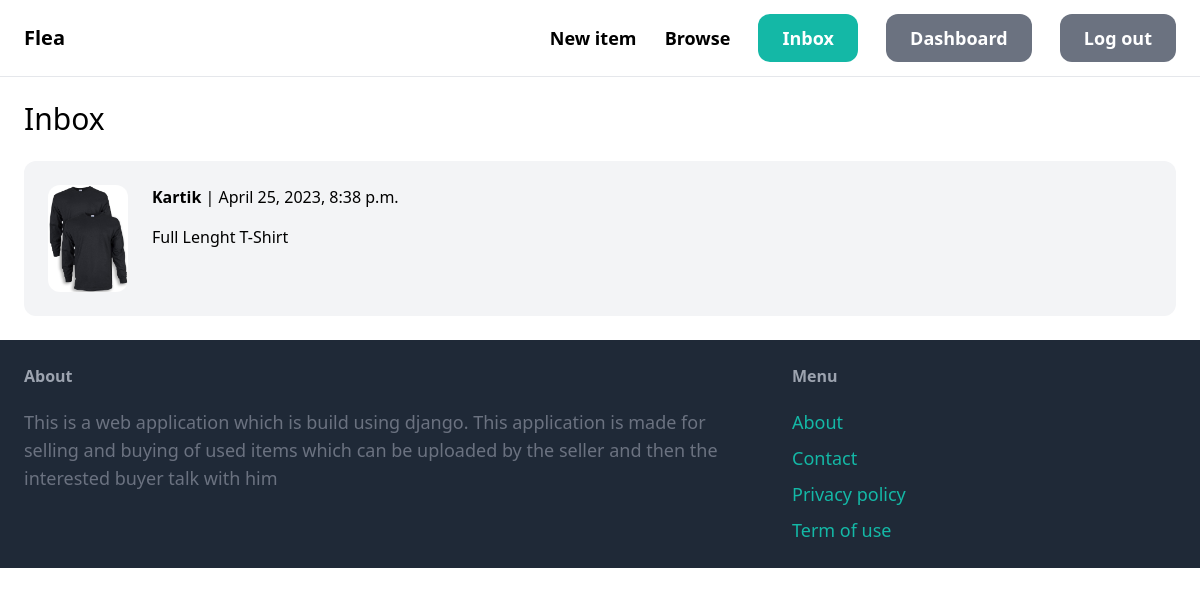
Screenshot of /inbox/ (signed in) with the database file from the repository.
### conversation/models.py (models this page shows)
class Conversation(models.Model):
    item = models.ForeignKey(Item, related_name='conversations', on_delete=models.CASCADE)
    members = models.ManyToManyField(User, related_name='conversations')
    created_at = models.DateTimeField(auto_now_add=True)
    modified_at = models.DateTimeField(auto_now=True)
    class Meta:
        ordering = ('-modified_at',)

### item/models.py (models this page shows, shortened)
class Item(models.Model):
    category = models.ForeignKey(Category, related_name='items', on_delete=models.CASCADE)
    name = models.CharField(max_length=255)
    description = models.TextField(blank=True, null=True)
    price = models.FloatField()
    image = models.ImageField(upload_to='item_images', blank=True, null=True)
    is_sold = models.BooleanField(default=False)
    created_by = models.ForeignKey(User, related_name='items', on_delete=models.CASCADE)
    created_at = models.DateTimeField(auto_now_add=True)

### conversation/views.py (the view)
# urls.py: path('', views.inbox, name='inbox'),
@login_required
def inbox(request):
    conversations = Conversation.objects.filter(members__in=[request.user.id])
    return render(request, 'conversation/inbox.html', {
        'conversations': conversations
    })

### conversation/templates/conversation/inbox.html (shortened to what this page needs)
{% extends 'core/base.html' %}
{% block content %}
<h1 class="mb-6 text-3xl">Inbox</h1>
<div class="space-y-6">
    {% for conversation in conversations %}
        <a href="{% url 'conversation:detail' conversation.id %}">
            <div class="p-6 flex bg-gray-100 rounded-xl">
                <div class="pr-6">
                    <img src="{{ conversation.item.image.url }}" class="w-20 rounded-xl">
                </div>
                <div>
                    {% for member in conversation.members.all %}
                        {% if member != request.user %}
                            <p class="mb-4"><strong>{{ member.username }}</strong> | {{ conversation.modified_at }}</p>
                            <p>{{ conversation.item.name }}</p>
                        {% endif %}
                    {% endfor %}
                </div>
            </div>
        </a>
    {% endfor %}
</div>
{% endblock %}

### rows the page displays
Conversation: item.image (picture), modified_at "April 25, 2023, 8:38 p.m.", item.name "Full Lenght T-Shirt"

### other values shown
{{ member.username }} "Kartik"
